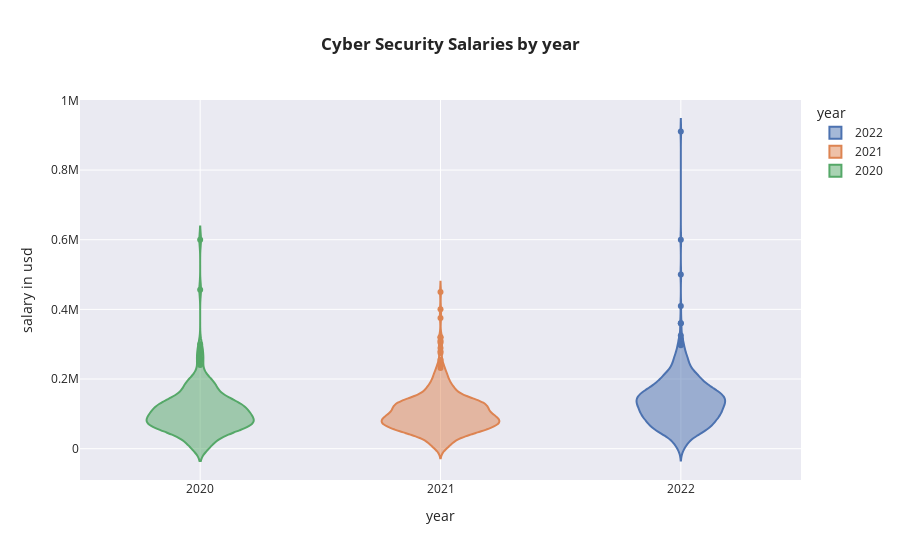

The notebook cell saved with this chart:
### Code cell
px.violin(df,x='work_year',y='salary_in_usd',color='work_year',labels={'work_year':'year','salary_in_usd':'salary in usd'},template='seaborn',title='<b>Cyber Security Salaries by year')

### Figure 1 — Plotly figure (JSON) as saved in the notebook; plotly's stock layout.template omitted (floating-point values rounded to 4 significant figures; data arrays with more than 128 entries replaced by an {"elided": "..."} marker saying what was removed)
{"data": [{"alignmentgroup": "True", "box": {"visible": false}, "hovertemplate": "year=%{x}<br>salary in usd=%{y}<extra></extra>", "legendgroup": "2022", "marker": {"color": "rgb(76,114,176)"}, "name": "2022", "offsetgroup": "2022", "orientation": "v", "scalegroup": "True", "showlegend": true, "type": "violin", "x": {"elided": "579 int values"}, "x0": " ", "xaxis": "x", "y": {"elided": "579 int values"}, "y0": " ", "yaxis": "y"}, {"alignmentgroup": "True", "box": {"visible": false}, "hovertemplate": "year=%{x}<br>salary in usd=%{y}<extra></extra>", "legendgroup": "2021", "marker": {"color": "rgb(221,132,82)"}, "name": "2021", "offsetgroup": "2021", "orientation": "v", "scalegroup": "True", "showlegend": true, "type": "violin", "x": {"elided": "484 int values"}, "x0": " ", "xaxis": "x", "y": {"elided": "484 int values"}, "y0": " ", "yaxis": "y"}, {"alignmentgroup": "True", "box": {"visible": false}, "hovertemplate": "year=%{x}<br>salary in usd=%{y}<extra></extra>", "legendgroup": "2020", "marker": {"color": "rgb(85,168,104)"}, "name": "2020", "offsetgroup": "2020", "orientation": "v", "scalegroup": "True", "showlegend": true, "type": "violin", "x": {"elided": "184 int values"}, "x0": " ", "xaxis": "x", "y": {"elided": "184 int values"}, "y0": " ", "yaxis": "y"}], "layout": {"autosize": true, "legend": {"title": {"text": "year"}, "tracegroupgap": 0}, "title": {"text": "<b>Cyber Security Salaries by year"}, "violinmode": "overlay", "xaxis": {"anchor": "y", "autorange": true, "categoryarray": [2022, 2021, 2020], "categoryorder": "array", "domain": [0, 1], "range": [2020.0, 2022.0], "title": {"text": "year"}, "type": "linear"}, "yaxis": {"anchor": "x", "autorange": true, "domain": [0, 1], "range": [-89900.0, 1001000.0], "title": {"text": "salary in usd"}, "type": "linear"}}}
